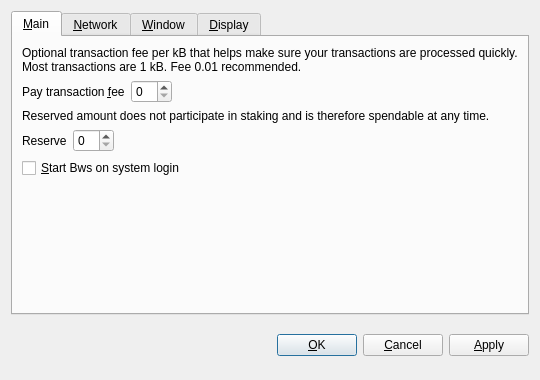
<?xml version="1.0" encoding="UTF-8"?>
<ui version="4.0">
 <class>OptionsDialog</class>
 <widget class="QDialog" name="OptionsDialog">
  <property name="geometry">
   <rect>
    <x>0</x>
    <y>0</y>
    <width>540</width>
    <height>380</height>
   </rect>
  </property>
  <property name="windowTitle">
   <string>Options</string>
  </property>
  <property name="modal">
   <bool>true</bool>
  </property>
  <layout class="QVBoxLayout" name="verticalLayout">
   <item>
    <widget class="QTabWidget" name="tabWidget">
     <property name="tabPosition">
      <enum>QTabWidget::North</enum>
     </property>
     <property name="currentIndex">
      <number>0</number>
     </property>
     <widget class="QWidget" name="tabMain">
      <attribute name="title">
       <string>&amp;Main</string>
      </attribute>
      <layout class="QVBoxLayout" name="verticalLayout_Main">
       <item>
        <widget class="QLabel" name="transactionFeeInfoLabel">
         <property name="text">
          <string>Optional transaction fee per kB that helps make sure your transactions are processed quickly. Most transactions are 1 kB. Fee 0.01 recommended.</string>
         </property>
         <property name="textFormat">
          <enum>Qt::PlainText</enum>
         </property>
         <property name="wordWrap">
          <bool>true</bool>
         </property>
        </widget>
       </item>
       <item>
        <layout class="QHBoxLayout" name="horizontalLayoutFee">
         <item>
          <widget class="QLabel" name="transactionFeeLabel">
           <property name="text">
            <string>Pay transaction &amp;fee</string>
           </property>
           <property name="textFormat">
            <enum>Qt::PlainText</enum>
           </property>
           <property name="buddy">
            <cstring>transactionFee</cstring>
           </property>
          </widget>
         </item>
         <item>
          <widget class="BitcoinAmountField" name="transactionFee"/>
         </item>
         <item>
          <spacer name="horizontalSpacerFee">
           <property name="orientation">
            <enum>Qt::Horizontal</enum>
           </property>
           <property name="sizeHint" stdset="0">
            <size>
             <width>40</width>
             <height>20</height>
            </size>
           </property>
          </spacer>
         </item>
        </layout>
       </item>
       <item>
        <widget class="QLabel" name="reserveBalanceInfoLabel">
         <property name="text">
          <string>Reserved amount does not participate in staking and is therefore spendable at any time.</string>
         </property>
         <property name="textFormat">
          <enum>Qt::PlainText</enum>
         </property>
         <property name="wordWrap">
          <bool>true</bool>
         </property>
        </widget>
       </item>
       <item>
        <layout class="QHBoxLayout" name="horizontalLayoutReserveBalance">
         <item>
          <widget class="QLabel" name="reserveBalanceLabel">
           <property name="text">
            <string>Reserve</string>
           </property>
           <property name="textFormat">
            <enum>Qt::PlainText</enum>
           </property>
           <property name="buddy">
            <cstring>reserveBalance</cstring>
           </property>
          </widget>
         </item>
         <item>
          <widget class="BitcoinAmountField" name="reserveBalance"/>
         </item>
         <item>
          <spacer name="horizontalSpacerReserveBalance">
           <property name="orientation">
            <enum>Qt::Horizontal</enum>
           </property>
           <property name="sizeHint" stdset="0">
            <size>
             <width>40</width>
             <height>20</height>
            </size>
           </property>
          </spacer>
         </item>
        </layout>
       </item>
       <item>
        <widget class="QCheckBox" name="bitcoinAtStartup">
         <property name="toolTip">
          <string>Automatically start Bws after logging in to the system.</string>
         </property>
         <property name="text">
          <string>&amp;Start Bws on system login</string>
         </property>
        </widget>
       </item>
       <item>
        <spacer name="verticalSpacer_Main">
         <property name="orientation">
          <enum>Qt::Vertical</enum>
         </property>
         <property name="sizeHint" stdset="0">
          <size>
           <width>20</width>
           <height>40</height>
          </size>
         </property>
        </spacer>
       </item>
      </layout>
     </widget>
     <widget class="QWidget" name="tabNetwork">
      <attribute name="title">
       <string>&amp;Network</string>
      </attribute>
      <layout class="QVBoxLayout" name="verticalLayout_Network">
       <item>
        <widget class="QCheckBox" name="mapPortUpnp">
         <property name="toolTip">
          <string>Automatically open the Bws client port on the router. This only works when your router supports UPnP and it is enabled.</string>
         </property>
         <property name="text">
          <string>Map port using &amp;UPnP</string>
         </property>
        </widget>
       </item>
       <item>
        <widget class="QCheckBox" name="connectSocks">
         <property name="toolTip">
          <string>Connect to the Bws network through a SOCKS5 proxy (e.g. when connecting through Tor).</string>
         </property>
         <property name="text">
          <string>&amp;Connect through SOCKS5 proxy:</string>
         </property>
        </widget>
       </item>
       <item>
        <layout class="QHBoxLayout" name="horizontalLayout_Network">
         <item>
          <widget class="QLabel" name="proxyIpLabel">
           <property name="text">
            <string>Proxy &amp;IP:</string>
           </property>
           <property name="textFormat">
            <enum>Qt::PlainText</enum>
           </property>
           <property name="buddy">
            <cstring>proxyIp</cstring>
           </property>
          </widget>
         </item>
         <item>
          <widget class="QValidatedLineEdit" name="proxyIp">
           <property name="maximumSize">
            <size>
             <width>140</width>
             <height>16777215</height>
            </size>
           </property>
           <property name="toolTip">
            <string>IP address of the proxy (e.g. 127.0.0.1)</string>
           </property>
          </widget>
         </item>
         <item>
          <widget class="QLabel" name="proxyPortLabel">
           <property name="text">
            <string>&amp;Port:</string>
           </property>
           <property name="textFormat">
            <enum>Qt::PlainText</enum>
           </property>
           <property name="buddy">
            <cstring>proxyPort</cstring>
           </property>
          </widget>
         </item>
         <item>
          <widget class="QLineEdit" name="proxyPort">
           <property name="maximumSize">
            <size>
             <width>55</width>
             <height>16777215</height>
            </size>
           </property>
           <property name="toolTip">
            <string>Port of the proxy (e.g. 9050)</string>
           </property>
          </widget>
         </item>
         <item>
          <spacer name="horizontalSpacer_Network">
           <property name="orientation">
            <enum>Qt::Horizontal</enum>
           </property>
           <property name="sizeHint" stdset="0">
            <size>
             <width>40</width>
             <height>20</height>
            </size>
           </property>
          </spacer>
         </item>
        </layout>
       </item>
       <item>
        <spacer name="verticalSpacer_Network">
         <property name="orientation">
          <enum>Qt::Vertical</enum>
         </property>
         <property name="sizeHint" stdset="0">
          <size>
           <width>20</width>
           <height>40</height>
          </size>
         </property>
        </spacer>
       </item>
      </layout>
     </widget>
     <widget class="QWidget" name="tabWindow">
      <attribute name="title">
       <string>&amp;Window</string>
      </attribute>
      <layout class="QVBoxLayout" name="verticalLayout_Window">
       <item>
        <widget class="QCheckBox" name="minimizeToTray">
         <property name="toolTip">
          <string>Show only a tray icon after minimizing the window.</string>
         </property>
         <property name="text">
          <string>&amp;Minimize to the tray instead of the taskbar</string>
         </property>
        </widget>
       </item>
       <item>
        <widget class="QCheckBox" name="minimizeOnClose">
         <property name="toolTip">
          <string>Minimize instead of exit the application when the window is closed. When this option is enabled, the application will be closed only after selecting Quit in the menu.</string>
         </property>
         <property name="text">
          <string>M&amp;inimize on close</string>
         </property>
        </widget>
       </item>
       <item>
        <spacer name="verticalSpacer_Window">
         <property name="orientation">
          <enum>Qt::Vertical</enum>
         </property>
         <property name="sizeHint" stdset="0">
          <size>
           <width>20</width>
           <height>40</height>
          </size>
         </property>
        </spacer>
       </item>
      </layout>
     </widget>
     <widget class="QWidget" name="tabDisplay">
      <attribute name="title">
       <string>&amp;Display</string>
      </attribute>
      <layout class="QVBoxLayout" name="verticalLayout_Display">
       <item>
        <layout class="QHBoxLayout" name="horizontalLayout_1_Display">
         <item>
          <widget class="QLabel" name="langLabel">
           <property name="text">
            <string>User Interface &amp;language:</string>
           </property>
           <property name="textFormat">
            <enum>Qt::PlainText</enum>
           </property>
           <property name="buddy">
            <cstring>lang</cstring>
           </property>
          </widget>
         </item>
         <item>
          <widget class="QValueComboBox" name="lang">
           <property name="toolTip">
            <string>The user interface language can be set here. This setting will take effect after restarting Bws.</string>
           </property>
          </widget>
         </item>
        </layout>
       </item>
       <item>
        <layout class="QHBoxLayout" name="horizontalLayout_2_Display">
         <item>
          <widget class="QLabel" name="unitLabel">
           <property name="text">
            <string>&amp;Unit to show amounts in:</string>
           </property>
           <property name="textFormat">
            <enum>Qt::PlainText</enum>
           </property>
           <property name="buddy">
            <cstring>unit</cstring>
           </property>
          </widget>
         </item>
         <item>
          <widget class="QValueComboBox" name="unit">
           <property name="toolTip">
            <string>Choose the default subdivision unit to show in the interface and when sending coins.</string>
           </property>
          </widget>
         </item>
        </layout>
       </item>
       <item>
        <widget class="QCheckBox" name="coinControlFeatures">
         <property name="toolTip">
          <string>Whether to show coin control features or not.</string>
         </property>
         <property name="text">
          <string>Display coin &amp;control features (experts only!)</string>
         </property>
        </widget>
       </item>
       <item>
        <spacer name="verticalSpacer_Display">
         <property name="orientation">
          <enum>Qt::Vertical</enum>
         </property>
         <property name="sizeHint" stdset="0">
          <size>
           <width>20</width>
           <height>40</height>
          </size>
         </property>
        </spacer>
       </item>
      </layout>
     </widget>
    </widget>
   </item>
   <item>
    <layout class="QHBoxLayout" name="horizontalLayout_Buttons">
     <item>
      <spacer name="horizontalSpacer_1">
       <property name="orientation">
        <enum>Qt::Horizontal</enum>
       </property>
       <property name="sizeHint" stdset="0">
        <size>
         <width>40</width>
         <height>48</height>
        </size>
       </property>
      </spacer>
     </item>
     <item>
      <widget class="QLabel" name="statusLabel">
       <property name="font">
        <font>
         <weight>75</weight>
         <bold>true</bold>
        </font>
       </property>
       <property name="text">
        <string/>
       </property>
       <property name="textFormat">
        <enum>Qt::PlainText</enum>
       </property>
       <property name="wordWrap">
        <bool>true</bool>
       </property>
      </widget>
     </item>
     <item>
      <spacer name="horizontalSpacer_2">
       <property name="orientation">
        <enum>Qt::Horizontal</enum>
       </property>
       <property name="sizeHint" stdset="0">
        <size>
         <width>40</width>
         <height>48</height>
        </size>
       </property>
      </spacer>
     </item>
     <item>
      <widget class="QPushButton" name="okButton">
       <property name="text">
        <string>&amp;OK</string>
       </property>
      </widget>
     </item>
     <item>
      <widget class="QPushButton" name="cancelButton">
       <property name="text">
        <string>&amp;Cancel</string>
       </property>
       <property name="autoDefault">
        <bool>false</bool>
       </property>
      </widget>
     </item>
     <item>
      <widget class="QPushButton" name="applyButton">
       <property name="text">
        <string>&amp;Apply</string>
       </property>
       <property name="autoDefault">
        <bool>false</bool>
       </property>
      </widget>
     </item>
    </layout>
   </item>
  </layout>
 </widget>
 <customwidgets>
  <customwidget>
   <class>BitcoinAmountField</class>
   <extends>QSpinBox</extends>
   <header>bitcoinamountfield.h</header>
  </customwidget>
  <customwidget>
   <class>QValueComboBox</class>
   <extends>QComboBox</extends>
   <header>qvaluecombobox.h</header>
  </customwidget>
  <customwidget>
   <class>QValidatedLineEdit</class>
   <extends>QLineEdit</extends>
   <header>qvalidatedlineedit.h</header>
  </customwidget>
 </customwidgets>
 <resources/>
 <connections/>
</ui>
